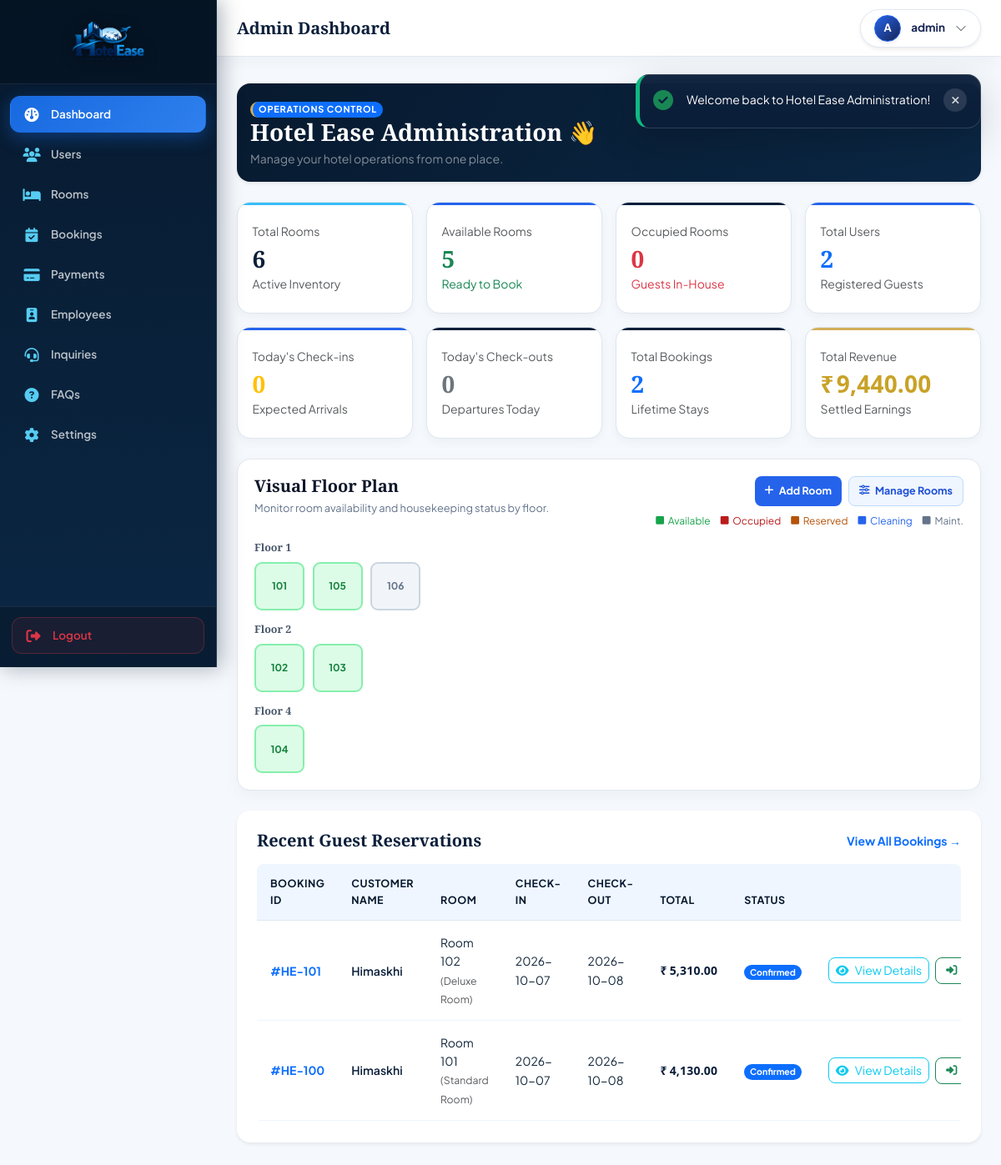
Page /admin/dashboard.php (signed in) on the committed database.
### tables this page shows
CREATE TABLE `rooms` (
  `room_id` int(11) NOT NULL,
  `room_no` varchar(20) NOT NULL,
  `room_type_id` int(11) NOT NULL,
  `price` decimal(10,2) NOT NULL,
  `capacity` int(11) NOT NULL DEFAULT 2,
  `description` text DEFAULT NULL,
  `amenities` text DEFAULT NULL,
  `image` varchar(255) DEFAULT NULL,
  `status` enum('Available','Reserved','Occupied','Maintenance') DEFAULT 'Available',
  `created_at` timestamp NOT NULL DEFAULT current_timestamp(),
  `floor` varchar(50) DEFAULT 'Floor 1',
  `bed_type` varchar(50) DEFAULT 'King Bed'
);

CREATE TABLE `bookings` (
  `booking_id` int(11) NOT NULL,
  `customer_id` int(11) NOT NULL,
  `room_id` int(11) NOT NULL,
  `check_in` date NOT NULL,
  `check_out` date NOT NULL,
  `adults` int(11) DEFAULT 1,
  `children` int(11) DEFAULT 0,
  `special_request` text DEFAULT NULL,
  `booking_status` enum('Pending','Confirmed','Checked-In','Checked-Out','Cancelled') DEFAULT 'Pending',
  `total_amount` decimal(10,2) NOT NULL,
  `created_at` timestamp NOT NULL DEFAULT current_timestamp()
);

CREATE TABLE `customers` (
  `customer_id` int(11) NOT NULL,
  `name` varchar(150) NOT NULL,
  `gender` enum('Male','Female','Other') DEFAULT 'Male',
  `mobile` varchar(20) NOT NULL,
  `email` varchar(150) NOT NULL,
  `address` text DEFAULT NULL,
  `id_proof` varchar(100) DEFAULT NULL,
  `password` varchar(255) NOT NULL,
  `plain_password` varchar(150) DEFAULT NULL,
  `created_at` timestamp NOT NULL DEFAULT current_timestamp(),
  `profile_pic` varchar(255) DEFAULT NULL,
  `pref_language` varchar(10) DEFAULT 'en',
  `pref_currency` varchar(10) DEFAULT 'INR',
  `pref_timezone` varchar(50) DEFAULT 'Asia/Kolkata',
  `pref_date_format` varchar(20) DEFAULT 'DD/MM/YYYY',
  `save_booking_info` tinyint(1) DEFAULT 1,
  `show_recommended` tinyint(1) DEFAULT 1,
  `remember_room_type` tinyint(1) DEFAULT 1,
  `enable_personalized` tinyint(1) DEFAULT 1,
  `notif_email` tinyint(1) DEFAULT 1,
  `notif_reminders` tinyint(1) DEFAULT 1,
  `notif_offers` tinyint(1) DEFAULT 1,
  `notif_price_alerts` tinyint(1) DEFAULT 0,
  `theme_preference` varchar(20) DEFAULT 'light',
  `status` varchar(20) DEFAULT 'Active'
);

CREATE TABLE `room_types` (
  `room_type_id` int(11) NOT NULL,
  `type_name` varchar(100) NOT NULL,
  `description` text DEFAULT NULL
);

### admin/dashboard.php (the view, shortened to what the rows shown need)
<?php
require_once __DIR__ . '/../includes/header.php';
$pdo = getDBConnection();
$totalRevenue = 0.00;
$recentReservations = [];
$floorPlanRooms = [];
if ($pdo) {
    $totalRevenue = $pdo->query("SELECT COALESCE(SUM(amount), 0) FROM `payments` WHERE `payment_status` = 'Paid'")->fetchColumn();
    $stmt = $pdo->query("SELECT b.*, c.name as customer_name, r.room_no, rt.type_name FROM `bookings` b JOIN `customers` c ON b.customer_id = c.customer_id JOIN `rooms` r ON b.room_id = r.room_id JOIN `room_types` rt ON r.room_type_id = rt.room_type_id ORDER BY b.booking_id DESC LIMIT 5");
    $recentReservations = $stmt->fetchAll();
    $floorStmt = $pdo->query("SELECT room_no, status, floor FROM `rooms` ORDER BY floor ASC, room_no ASC");
    $floorPlanRooms = $floorStmt->fetchAll();
}
?>
<main class="main-content">
<?php
include __DIR__ . '/includes/navbar.php';
?>
<div class="container-fluid px-4 py-2">
                <h3 class="fw-bold text-gold mb-0 mt-1"><?php echo format_price($totalRevenue); ?></h3>
    <section class="dashboard-floor-plan mb-4" aria-labelledby="floorPlanTitle">
        <?php if (!empty($floorPlanRooms)): ?>
            <?php
            $roomsByFloor = [];
            foreach ($floorPlanRooms as $floorRoom) {
                $floorName = $floorRoom['floor'] ?: 'Floor 1';
                $roomsByFloor[$floorName][] = $floorRoom;
            }
            ?>
            <?php foreach ($roomsByFloor as $floorName => $floorRooms): ?>
                <div class="floor-plan-row">
                    <h6><?php echo htmlspecialchars($floorName); ?></h6>
                    <div class="floor-plan-grid">
                        <?php foreach ($floorRooms as $floorRoom):
                            $roomStatus = strtolower($floorRoom['status'] ?? 'available');
                            $roomStatusClass = in_array($roomStatus, ['available', 'occupied', 'reserved', 'cleaning', 'maintenance'], true) ? $roomStatus : 'maintenance';
                        ?>
                            <a class="floor-room-tile <?php echo $roomStatusClass; ?>" href="/hotel_website/admin/rooms.php" title="Room <?php echo htmlspecialchars($floorRoom['room_no']); ?> - <?php echo htmlspecialchars($floorRoom['status']); ?>">
                                <?php echo htmlspecialchars($floorRoom['room_no']); ?>
                            </a>
                        <?php endforeach; ?>
                    </div>
                </div>
            <?php endforeach; ?>
        <?php else: ?>
            <p class="text-muted small mb-0">No rooms have been added to the inventory yet.</p>
        <?php endif; ?>
    </section>
    <div class="card border-0 shadow-sm rounded-4 p-4 bg-white mb-4">
        <div class="table-responsive">
            <table class="table align-middle small mb-0">
                <thead class="table-light">
                    <tr>
                        <th>Booking ID</th>
                        <th>Customer Name</th>
                        <th>Room</th>
                        <th>Check-In</th>
                        <th>Check-Out</th>
                        <th>Total</th>
                        <th>Status</th>
                        <th class="text-end text-nowrap" style="width: 240px;">Actions</th>
                    </tr>
                </thead>
                <tbody>
                    <?php if (!empty($recentReservations)): ?>
                        <?php foreach ($recentReservations as $res): ?>
                            <tr>
                                <td class="fw-bold text-primary">#HE-<?php echo $res['booking_id']; ?></td>
                                <td class="fw-semibold text-navy"><?php echo htmlspecialchars($res['customer_name']); ?></td>
                                <td>Room <?php echo htmlspecialchars($res['room_no']); ?> <small class="text-muted">(<?php echo htmlspecialchars($res['type_name']); ?>)</small></td>
                                <td><?php echo date('Y-m-d', strtotime($res['check_in'])); ?></td>
                                <td><?php echo date('Y-m-d', strtotime($res['check_out'])); ?></td>
                                <td class="fw-bold text-navy"><?php echo format_price($res['total_amount']); ?></td>
                                <td><?php echo get_status_badge($res['booking_status']); ?></td>
                                <td class="text-end text-nowrap" style="width: 240px;">
                                    <div class="d-flex align-items-center justify-content-end gap-1.5 flex-nowrap text-nowrap">
                                        <a href="/hotel_website/admin/bookings.php" class="btn btn-sm btn-outline-info rounded-3 font-semibold text-nowrap" title="View Reservation Details">
                                            <i class="fa-solid fa-eye"></i> View Details
                                        </a>
                                        <?php if ($res['booking_status'] === 'Pending' || $res['booking_status'] === 'Confirmed'): ?>
                                            <a href="/hotel_website/admin/check-in.php?id=<?php echo $res['booking_id']; ?>" class="btn btn-sm btn-outline-success btn-action-checkin rounded-3 font-semibold text-nowrap" title="Check-In Guest">
                                                <i class="fa-solid fa-right-to-bracket"></i> Check-In
                                            </a>
                                        <?php elseif ($res['booking_status'] === 'Checked-In'): ?>
                                            <a href="/hotel_website/admin/check-out.php?id=<?php echo $res['booking_id']; ?>" class="btn btn-sm btn-outline-danger btn-action-checkout rounded-3 font-semibold text-nowrap" title="Check-Out Guest">
                                                <i class="fa-solid fa-right-from-bracket"></i> Check-Out
                                            </a>
                                        <?php elseif ($res['booking_status'] === 'Checked-Out'): ?>
                                            <button class="btn btn-sm btn-light border rounded-3 font-semibold text-nowrap" disabled>
                                                <i class="fa-solid fa-circle-check text-success"></i> Checked-Out
                                            </button>
                                        <?php else: ?>
                                            <button class="btn btn-sm btn-light border rounded-3 font-semibold text-nowrap" disabled>
                                                <i class="fa-solid fa-ban text-muted"></i> Cancelled
                                            </button>
                                        <?php endif; ?>
                                    </div>
                                </td>
                            </tr>
                        <?php endforeach; ?>
                    <?php else: ?>
                        <tr>
                            <td colspan="8" class="text-center text-muted py-4">No recent reservations found.</td>
                        </tr>
                    <?php endif; ?>
                </tbody>
            </table>
        </div>
    </div>
</div>
</main>
<?php require_once __DIR__ . '/../includes/footer.php'; ?>

### admin/includes/navbar.php (shortened to what the rows shown need)
<?php
require_once __DIR__ . '/../../config.php';
$loggedAdminNav = get_logged_admin() ?? [
    'username' => $_SESSION['admin_username'] ?? 'Admin',
    'email' => $_SESSION['admin_email'] ?? 'admin@hotelease.com'
];
$adminDisplayName = $loggedAdminNav['name'] ?? $loggedAdminNav['username'] ?? 'Admin';
?>
<div class="top-sticky-navbar d-flex align-items-center mb-4">
    <div class="container-fluid px-4 d-flex align-items-center justify-content-between">
        <div class="d-flex align-items-center gap-3">
            <div class="dropdown position-relative topbar-dropdown-container" id="adminProfileDropdownContainer">
                <button id="adminProfileDropdownBtn" class="btn bg-white rounded-pill px-3 py-1.5 d-flex align-items-center gap-2 shadow-sm border admin-nav-pill" type="button" aria-expanded="false" style="border-color: #E2E8F0 !important;">
                    <div class="avatar rounded-circle fw-bold d-flex align-items-center justify-content-center text-white shadow-sm" style="width: 32px; height: 32px; font-size: 13px; background: linear-gradient(135deg, #2563EB 0%, #172554 100%); border: 1px solid #2563EB;">
                        A
                    </div>
                    <span class="small fw-bold d-none d-sm-inline ms-1" style="color: #172554; font-size: 13.5px;"><?php echo htmlspecialchars($adminDisplayName); ?></span>
                    <i class="bi bi-chevron-down small text-muted ms-1 nav-chevron-icon" id="adminDropdownChevron"></i>
                </button>
            </div>
        </div>
    </div>
</div>

### config.php (shortened to what the rows shown need)
<?php
function get_current_currency() {
    return 'INR';
}
function format_price($amount, $targetCurrency = null, $asHtml = true) {
    $curr = $targetCurrency ?? get_current_currency();
    $amount = (float)$amount;
    $currencies = [
        'INR' => ['symbol' => '₹', 'rate' => 1.0],
        'USD' => ['symbol' => '$', 'rate' => 0.012],
        'EUR' => ['symbol' => '€', 'rate' => 0.011],
        'GBP' => ['symbol' => '£', 'rate' => 0.0095],
        'AED' => ['symbol' => 'AED ', 'rate' => 0.044]
    ];
    $info = $currencies[$curr] ?? $currencies['INR'];
    $converted = $amount * $info['rate'];
    $formattedNum = number_format($converted, 2);
    return '<span class="price-amount font-sans"><span class="currency-symbol">' . htmlspecialchars($info['symbol']) . '</span>' . $formattedNum . '</span>';
}
?>

### includes/functions.php (shortened to what the rows shown need)
<?php
require_once __DIR__ . '/../config.php';
function get_status_badge($status) {
    switch ($status) {
        case 'Confirmed':
            return '<span class="badge bg-primary font-semibold px-2.5 py-1 rounded-pill">Confirmed</span>';
    }
}
?>

### rows in the picture
rooms: room_no "101"
rooms: room_no "105"
rooms: room_no "106"
rooms: room_no "102"
rooms: room_no "103"
rooms: floor "Floor 4", room_no "104"
bookings: booking_id "101", customer.name "Himaskhi", room.room_no "102", room_types.type_name "Deluxe Room", check_in "2026-10-07", check_out "2026-10-08", total_amount "5,310.00", booking_status "Confirmed"
bookings: booking_id "100", customer.name "Himaskhi", room.room_no "101", room_types.type_name "Standard Room", check_in "2026-10-07", check_out "2026-10-08", total_amount "4,130.00", booking_status "Confirmed"

### other values in the picture
strip_tags($toast['message']) "Welcome back to Hotel Ease Administration!"
$page_title "Admin Dashboard"
$adminDisplayName "admin"
$totalRooms "6"
$availableRooms "5"
$occupiedRooms "0"
$totalCustomers "2"
$todayCheckIns "0"
$todayCheckOuts "0"
$totalBookings "2"
$info['symbol'] "₹"
$formattedNum "9,440.00"
$floorName "Floor 1"
$floorName "Floor 2"
